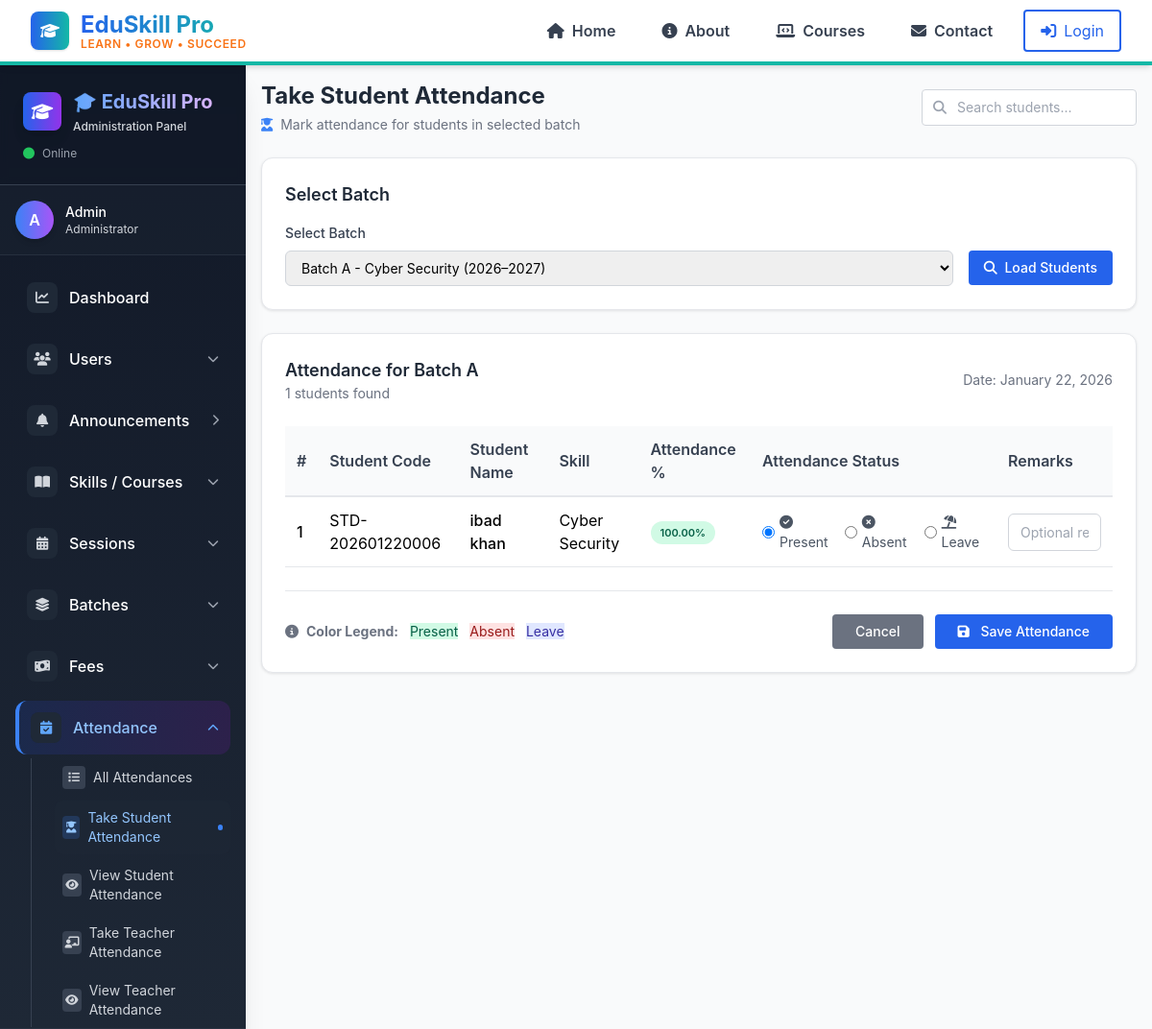
Page /admin/attendance/take_student_attendance.php?batch_id=17 on the committed database.
### tables this page shows
CREATE TABLE `batches` (
  `id` int(11) NOT NULL,
  `skill_id` int(11) DEFAULT NULL,
  `session_id` int(11) DEFAULT NULL,
  `batch_name` varchar(255) DEFAULT NULL,
  `start_time` time DEFAULT NULL,
  `end_time` time DEFAULT NULL,
  `max_students` int(11) DEFAULT NULL,
  `status` varchar(50) DEFAULT NULL,
  `created_at` timestamp NOT NULL DEFAULT current_timestamp(),
  `updated_at` timestamp NOT NULL DEFAULT current_timestamp() ON UPDATE current_timestamp()
);

CREATE TABLE `student_enrollments` (
  `id` int(11) NOT NULL,
  `student_id` int(11) DEFAULT NULL,
  `skill_id` int(11) DEFAULT NULL,
  `session_id` int(11) DEFAULT NULL,
  `batch_id` int(11) DEFAULT NULL,
  `admission_date` date DEFAULT NULL,
  `status` varchar(50) DEFAULT NULL,
  `created_at` datetime DEFAULT NULL,
  `updated_at` datetime DEFAULT NULL
);

CREATE TABLE `students` (
  `id` int(11) NOT NULL,
  `user_id` int(11) DEFAULT NULL,
  `student_code` varchar(50) DEFAULT NULL,
  `name` varchar(255) DEFAULT NULL,
  `father_name` varchar(255) DEFAULT NULL,
  `gender` varchar(20) DEFAULT NULL,
  `dob` date DEFAULT NULL,
  `phone` varchar(50) DEFAULT NULL,
  `address` text DEFAULT NULL,
  `status` varchar(50) DEFAULT NULL,
  `created_at` datetime DEFAULT NULL,
  `updated_at` datetime DEFAULT NULL
);

CREATE TABLE `skills` (
  `id` int(11) NOT NULL,
  `skill_name` varchar(255) DEFAULT NULL,
  `duration_months` int(11) DEFAULT NULL,
  `level` varchar(50) DEFAULT NULL,
  `description` text DEFAULT NULL,
  `has_syllabus` tinyint(1) DEFAULT NULL,
  `has_practice` tinyint(1) DEFAULT NULL,
  `status` varchar(50) DEFAULT NULL,
  `created_at` datetime DEFAULT NULL,
  `updated_at` datetime DEFAULT NULL
);

CREATE TABLE `student_attendance` (
  `id` int(11) NOT NULL,
  `enrollment_id` int(11) DEFAULT NULL,
  `student_id` int(11) DEFAULT NULL,
  `skill_id` int(11) DEFAULT NULL,
  `session_id` int(11) DEFAULT NULL,
  `batch_id` int(11) DEFAULT NULL,
  `attendance_date` date DEFAULT NULL,
  `attendance_status` varchar(20) NOT NULL DEFAULT 'present',
  `attendance_percentage` decimal(5,2) DEFAULT NULL,
  `marked_by` int(11) DEFAULT NULL,
  `remarks` text DEFAULT NULL,
  `status` varchar(50) DEFAULT NULL,
  `created_at` datetime DEFAULT NULL,
  `updated_at` datetime DEFAULT NULL
);

### admin/attendance/take_student_attendance.php (the view, shortened to what this page needs)
<?php
require_once __DIR__ . '/../../config/db.php';
$today = date('Y-m-d');
$batches_query = "SELECT b.*, s.skill_name, se.session_name FROM batches b
                  JOIN skills s ON b.skill_id = s.id
                  JOIN sessions se ON b.session_id = se.id
                  WHERE b.status='active'
                  ORDER BY b.batch_name";
$batches_result = mysqli_query($conn, $batches_query);
$students = [];
$selected_batch = null;
$attendance_percentages = [];
if (isset($_GET['batch_id'])) {
    $batch_id = intval($_GET['batch_id']);
    $selected_batch_query = "SELECT * FROM batches WHERE id = $batch_id";
    $selected_batch_result = mysqli_query($conn, $selected_batch_query);
    $selected_batch = mysqli_fetch_assoc($selected_batch_result);
    $students_query = "
        SELECT e.*, s.name as student_name, s.student_code, sk.skill_name, se.session_name
        FROM student_enrollments e
        JOIN students s ON e.student_id = s.id
        JOIN skills sk ON e.skill_id = sk.id
        JOIN sessions se ON e.session_id = se.id
        WHERE e.batch_id = $batch_id AND e.status='active' AND s.status='active'
        ORDER BY s.name
    ";
    $students_result = mysqli_query($conn, $students_query);
    while ($row = mysqli_fetch_assoc($students_result)) {
        $students[] = $row;
        $percentage_query = "SELECT attendance_percentage FROM student_attendance
                            WHERE student_id = {$row['student_id']}
                            AND batch_id = $batch_id
                            AND skill_id = {$row['skill_id']}
                            AND session_id = {$row['session_id']}
                            AND status = 'active'
                            ORDER BY attendance_date DESC LIMIT 1";
        $percentage_result = mysqli_query($conn, $percentage_query);
        $percentage_row = mysqli_fetch_assoc($percentage_result);
        $attendance_percentages[$row['student_id']] = $percentage_row['attendance_percentage'] ?? 0;
    }
}
?>
<!DOCTYPE html>
<html lang="en">
<head>
    <script src="https://cdn.tailwindcss.com"></script>
    <link rel="stylesheet" href="https://cdnjs.cloudflare.com/ajax/libs/font-awesome/6.5.0/css/all.min.css">
</head>
<body class="bg-gray-50 min-h-screen">
    <?php include __DIR__ . '/../../includes/navbar.php'; ?>
    <div class="flex">
         <?php include __DIR__ . '/../includes/sidebar.php'; ?>
        <main class="flex-1 p-4">
            <div class="flex justify-between items-center mb-6">
                <div>
                    <h1 class="text-2xl font-bold text-gray-800">Take Student Attendance</h1>
                    <p class="text-gray-500 text-sm mt-1">
                        <i class="fas fa-user-graduate text-blue-500 mr-1"></i>
                        Mark attendance for students in selected batch
                    </p>
                </div>
                <div class="flex items-center gap-3">
                    <div class="relative">
                        <div class="absolute inset-y-0 left-0 pl-3 flex items-center pointer-events-none">
                        </div>
                        <input type="text"
                            placeholder="Search students..."
                            class="pl-9 pr-3 py-2 rounded border border-gray-300 focus:ring-2 focus:ring-blue-500 focus:border-blue-500 w-56 text-sm search-box"
                            id="searchInput">
                    </div>
                </div>
            </div>
            <div class="form-container mb-6">
                <h3 class="text-lg font-semibold text-gray-800 mb-4">Select Batch</h3>
                <form method="GET" class="flex gap-4">
                    <div class="flex-1">
                        <label class="block text-sm font-medium text-gray-700 mb-2">Select Batch</label>
                        <select name="batch_id" class="form-select" onchange="this.form.submit()" required>
                            <?php
                            mysqli_data_seek($batches_result, 0);
                            while ($batch = mysqli_fetch_assoc($batches_result)): ?>
                                <option value="<?= $batch['id'] ?>" <?= isset($_GET['batch_id']) && $_GET['batch_id'] == $batch['id'] ? 'selected' : '' ?>>
                                    <?= htmlspecialchars($batch['batch_name']) ?> - <?= htmlspecialchars($batch['skill_name']) ?> (<?= htmlspecialchars($batch['session_name']) ?>)
                                </option>
                            <?php endwhile; ?>
                        </select>
                    </div>
                    <div>
                        <label class="block text-sm font-medium text-gray-700 mb-2">&nbsp;</label>
                        <button type="submit" class="bg-blue-600 hover:bg-blue-700 text-white px-4 py-2 rounded text-sm font-medium">
                            <i class="fas fa-search mr-1"></i> Load Students
                        </button>
                    </div>
                </form>
            </div>
            <?php if (!empty($students)): ?>
                <div class="form-container">
                    <div class="flex justify-between items-center mb-6">
                        <div>
                            <h3 class="text-lg font-semibold text-gray-800">Attendance for <?= htmlspecialchars($selected_batch['batch_name']) ?></h3>
                            <p class="text-sm text-gray-500"><?= count($students) ?> students found</p>
                        </div>
                        <div class="text-sm text-gray-500">
                            Date: <?= date('F j, Y') ?>
                        </div>
                    </div>
                    <form method="POST">
                        <div class="overflow-x-auto">
                            <table class="attendance-table">
                                <thead>
                                    <tr>
                                        <th>#</th>
                                        <th>Student Code</th>
                                        <th>Student Name</th>
                                        <th>Skill</th>
                                        <th>Attendance %</th>
                                        <th>Attendance Status</th>
                                        <th>Remarks</th>
                                    </tr>
                                </thead>
                                <tbody>
                                    <?php foreach ($students as $index => $student):
                                        $existing_query = "SELECT * FROM student_attendance WHERE enrollment_id = {$student['id']} AND attendance_date = '$today' AND status='active'";
                                        $existing_result = mysqli_query($conn, $existing_query);
                                        $existing = mysqli_fetch_assoc($existing_result);
                                        $percentage = $attendance_percentages[$student['student_id']] ?? 0;
                                        $percentage_class = 'percentage-low';
                                        if ($percentage >= 80) {
                                            $percentage_class = 'percentage-high';
                                        } elseif ($percentage >= 60) {
                                            $percentage_class = 'percentage-medium';
                                        }
                                    ?>
                                        <tr class="student-row">
                                            <td class="font-medium"><?= $index + 1 ?></td>
                                            <td>
                                                <?= $student['student_code'] ?>
                                            </td>
                                            <td class="student-name font-medium"><?= htmlspecialchars($student['student_name']) ?></td>
                                            <td><?= htmlspecialchars($student['skill_name']) ?></td>
                                            <td>
                                                <span class="percentage-badge <?= $percentage_class ?>">
                                                    <?= $percentage ?>%
                                                </span>
                                            </td>
                                            <td>
                                                <div class="radio-group">
                                                    <div class="radio-option">
                                                        <input type="radio"
                                                            id="present_<?= $student['id'] ?>"
                                                            name="attendance[<?= $student['id'] ?>]"
                                                            value="present"
                                                            <?= ($existing['attendance_status'] ?? 'present') == 'present' ? 'checked' : '' ?>
                                                            class="text-green-600">
                                                        <label for="present_<?= $student['id'] ?>" class="radio-present">
                                                            <i class="fas fa-check-circle mr-1"></i> Present
                                                        </label>
                                                    </div>
                                                    <div class="radio-option">
                                                        <input type="radio"
                                                            id="absent_<?= $student['id'] ?>"
                                                            name="attendance[<?= $student['id'] ?>]"
                                                            value="absent"
                                                            <?= ($existing['attendance_status'] ?? '') == 'absent' ? 'checked' : '' ?>
                                                            class="text-red-600">
                                                        <label for="absent_<?= $student['id'] ?>" class="radio-absent">
                                                            <i class="fas fa-times-circle mr-1"></i> Absent
                                                        </label>
                                                    </div>
                                                    <div class="radio-option">
                                                        <input type="radio"
                                                            id="leave_<?= $student['id'] ?>"
                                                            name="attendance[<?= $student['id'] ?>]"
                                                            value="leave"
                                                            <?= ($existing['attendance_status'] ?? '') == 'leave' ? 'checked' : '' ?>
                                                            class="text-indigo-600">
                                                        <label for="leave_<?= $student['id'] ?>" class="radio-leave">
                                                            <i class="fas fa-umbrella-beach mr-1"></i> Leave
                                                        </label>
                                                    </div>
                                                </div>
                                            </td>
                                            <td>
                                                <input type="text"
                                                    name="remarks[<?= $student['id'] ?>]"
                                                    class="search-box"
                                                    placeholder="Optional remarks"
                                                    value="<?= htmlspecialchars($existing['remarks'] ?? '') ?>">
                                            </td>
                                        </tr>
                                    <?php endforeach; ?>
                                </tbody>
                            </table>
                        </div>
                        <div class="flex justify-between items-center mt-6 pt-6 border-t border-gray-200">
                            <div class="text-sm text-gray-500">
                                <i class="fas fa-info-circle mr-1"></i>
                                <strong>Color Legend:</strong>
                                <span class="badge-present ml-2">Present</span>
                                <span class="badge-absent ml-2">Absent</span>
                                <span class="badge-leave ml-2">Leave</span>
                            </div>
                            <div class="flex gap-3">
                                <a href="attendance.php" class="bg-gray-500 hover:bg-gray-600 text-white px-6 py-2 rounded text-sm font-medium">
                                    Cancel
                                </a>
                                <button type="submit" class="bg-blue-600 hover:bg-blue-700 text-white px-6 py-2 rounded text-sm font-medium">
                                    <i class="fas fa-save mr-2"></i> Save Attendance
                                </button>
                            </div>
                        </div>
                    </form>
                </div>
            <?php endif; ?>
        </main>
    </div>
</body>
</html>

### rows in the picture
batches: batch_name "Batch A"
student_enrollments: student.student_code "STD-202601220006", student.name "ibad khan", skill.skill_name "Cyber Security", student "100.00"
student_attendance: attendance_status "☑ Present", attendance_status "☐ Absent", attendance_status "☐ Leave"

### other values in the picture
substr($current_user, 0, 1) "A"
$current_user "Admin"
$current_role "Administrator"
count($students) "1"
form field batch_id "Batch A - Cyber Security (2026–2027)"
